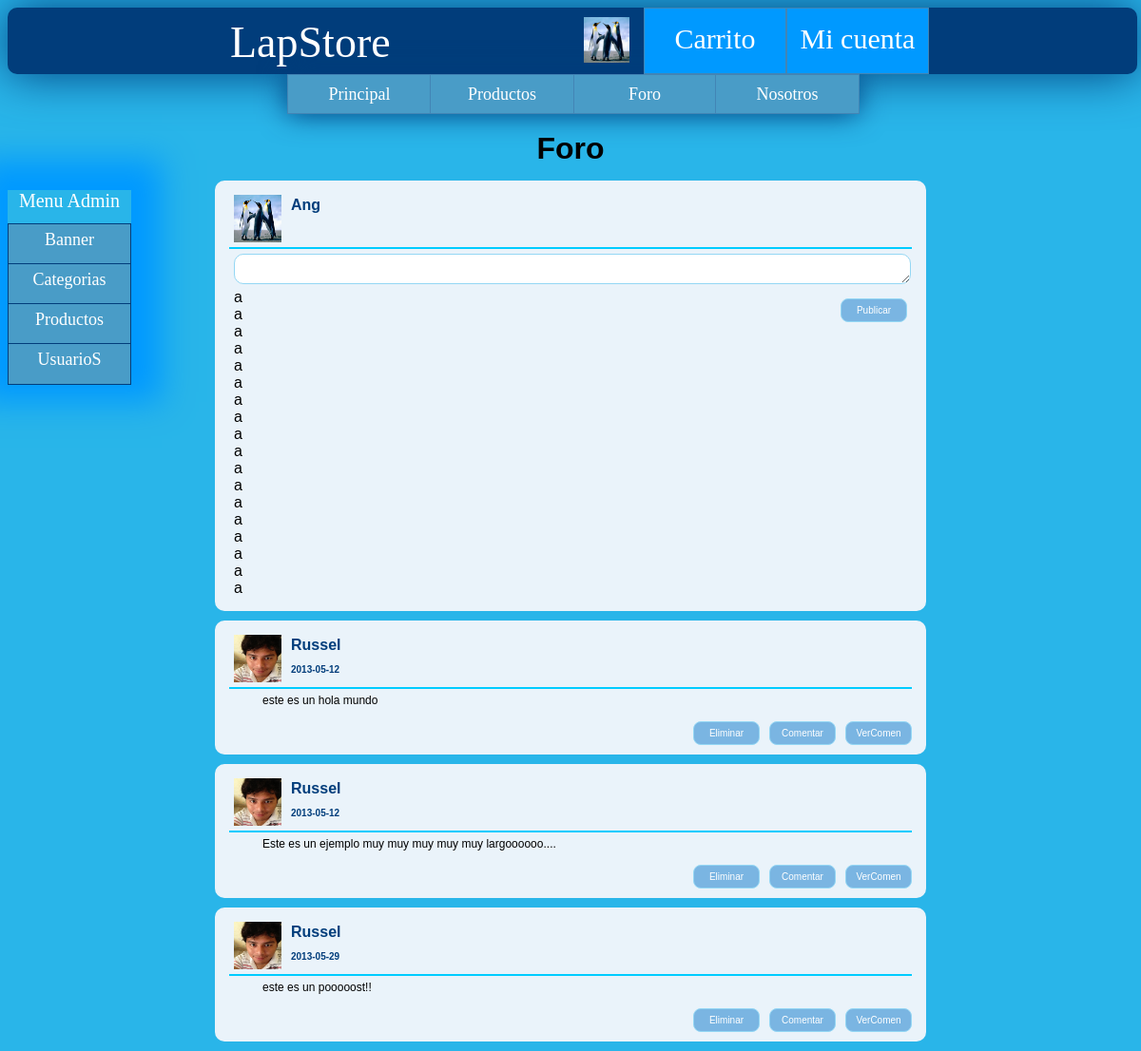
The page /foro.php (signed in) on the database as committed earlier.
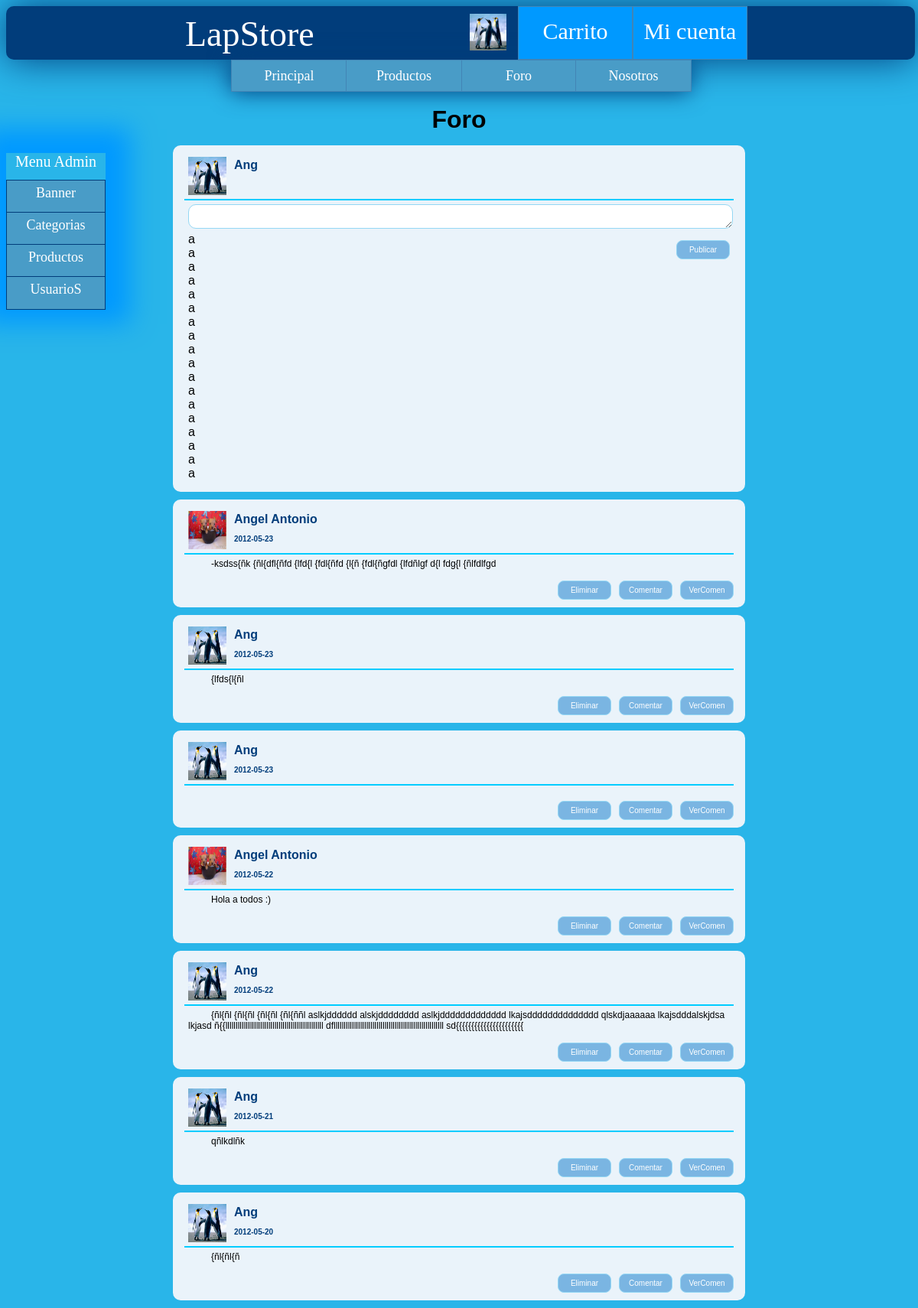
The same page on the database as committed later.
### tables this page shows
CREATE TABLE IF NOT EXISTS `post` (
  `postId` int(11) NOT NULL AUTO_INCREMENT,
  `usuarioId` int(11) NOT NULL,
  `articulo` varchar(1000) DEFAULT NULL,
  `fecha` date DEFAULT NULL,
  `idTema` int(11) NOT NULL,
  PRIMARY KEY (`postId`),
  KEY `usuarioId` (`usuarioId`)
);

CREATE TABLE IF NOT EXISTS `usuarios` (
  `usuarioId` int(11) NOT NULL AUTO_INCREMENT,
  `email` varchar(80) NOT NULL,
  `nombre` varchar(20) DEFAULT NULL,
  `tipo` int(2) DEFAULT NULL,
  `apellido` varchar(20) DEFAULT NULL,
  `descripcion` varchar(1000) DEFAULT NULL,
  `edad` int(11) DEFAULT NULL,
  `sexo` varchar(1) DEFAULT NULL,
  `url_foto` varchar(80) DEFAULT NULL,
  `contrasenia` varchar(15) DEFAULT NULL,
  PRIMARY KEY (`usuarioId`)
);

### include_php/DB/conexionGeneral.php (called while the page is built, shortened)
<?php
    function selecionarBD($conexion) {
        return mysql_select_db($GLOBALS["base_datos"], $conexion);
    }
    function ejecutarConsulta($query,$onexion) {
        return mysql_query($query, $onexion);
    }
    function cerrarConexion($conexion) {
        return @mysql_close($conexion);
    }
?>

### include_php/DB/foroDB.php (called while the page is built, shortened)
<?php
    include_once 'conexionGeneral.php';
    function obtenerTodosPost(){
        $conexion=abrirConexion();
        $sql = "SELECT * FROM post ORDER BY postId DESC";
        $resultado_peticion = ejecutarConsulta($sql,$conexion);
        $indice=0;
        $posts = array();
        while ($fila = mysql_fetch_array($resultado_peticion)){
            $indice++;
            $posts[$indice]=$fila;
        }
        return $posts;
    }
?>

### include_php/DB/usuarioDB.php (called while the page is built, shortened)
<?php
    include_once 'conexionGeneral.php';
    function obtenerUsuarioPorId($usuarioId){
        $conexion=abrirConexion();
        $sql = "SELECT * FROM usuarios WHERE usuarioId ='".mysql_real_escape_string($usuarioId)."'";
        $resultado_peticion = ejecutarConsulta($sql,$conexion);
        while ($fila = mysql_fetch_array($resultado_peticion)) {
            return $fila;
        }
        return $fila;
    }
    ?>

### include_php/_gestion_foro.php (the view, shortened to what this page needs)
<?php
include_once 'DB/foroDB.php';
include_once 'DB/usuarioDB.php';
function listarPosts() {
    $SALTO = "\n";
    $posts = obtenerTodosPost();
    $cadena_post = "";
    foreach ($posts as $post) {
        $usuarioPost = obtenerUsuarioPorId($post['usuarioId']);
        $cadena_post .= '<div class="marco">' . $SALTO;
        $cadena_post .= '    <div id="info_usuario">' . $SALTO;
        $cadena_post .= '        <img src="' . $usuarioPost['url_foto'] . '" alt="icono del usuario"/>' . $SALTO;
        $cadena_post .= '        <span class="usuario">' . $usuarioPost['nombre'] . '</span>' . $SALTO;
        $cadena_post .= '        <span class="fecha">' . $post['fecha'] . '</span>' . $SALTO;
        $cadena_post .= '    </div>' . $SALTO;
        $cadena_post .= '    <div class="articulo">' . $SALTO;
        $cadena_post .= '        <p>' . $post['articulo'] . '</p>' . $SALTO;
        $cadena_post .= '    </div>' . $SALTO;
        $cadena_post .= '       <input type="button" class="boton"  id="verComentario" value="VerComen" onclick="MostrarConsulta(\'respuestas' . $post['postId'] . '\',\'verPostCompleto.php?postId=' . $post['postId'] . '\'); return false" />';
        $cadena_post .= "   <input type=\"button\" class=\"boton\"  id=\"agregar_repost\" value=\"Comentar\" onclick=\"show('nuevo_repost" . $post['postId'] . "','".$post['postId']."')\"/>";
        if ($post['usuarioId'] == $_SESSION['usuarioId'] || $_SESSION['tipo'] == 1) {
            $cadena_post .= "<form action='" . $_SERVER['PHP_SELF'] . "' method='post' >" . $SALTO;
            $cadena_post .= '    <input type="hidden" name="id_post" value="' . $post['postId'] . '"/>' . $SALTO;
            $cadena_post .= '    <input type="hidden" name="id_usuario" value="' . $post['usuarioId'] . '"/>' . $SALTO;
            $cadena_post .= '    <input type="submit" class="boton"  onclick="return confirmarEliminacion()" name="eliminar_post" value="Eliminar"/>' . $SALTO;
            $cadena_post .= '</form>' . $SALTO;
        }
        $cadena_post .= '    <div class="clearboth"></div>' . $SALTO;
        $cadena_post .= '<div class="respuestas" id="respuestas' . $post['postId'] . '">' . $SALTO;
        $cadena_post .= generarFormRespuesta($post['postId']);
        $cadena_post .= '</div>' . $SALTO;
        $cadena_post .= '</div>' . $SALTO;
    }
    return $cadena_post;
}
function generarFormRespuesta($postId) {
    $SALTO = "\n";
    $cadena_responderPost = '  <div class="marco_interno" id="nuevo_repost' . $postId . '" style="display:none;">' . $SALTO;
    $cadena_responderPost .= '<a name="Responder"></a>';
    $cadena_responderPost .= '      <form action="foro.php" method="post" >' . $SALTO;
    $cadena_responderPost .= '          <div id="info_usuario">' . $SALTO;
    $cadena_responderPost .= '              <img src="' . $_SESSION['foto'] . '" alt="icono del usuario"/>' . $SALTO;
    $cadena_responderPost .= '              <span class="usuario">' . $_SESSION["nombre"] . '</span>' . $SALTO;
    $cadena_responderPost .= '              <input type="hidden" name="usuarioId" value="' . $_SESSION["usuarioId"] . '" />' . $SALTO;
    $cadena_responderPost .= '              <input type="hidden" name="postId" value="' . $postId . '" />' . $SALTO;
    $cadena_responderPost .= '              <div class="clearboth"></div>' . $SALTO;
    $cadena_responderPost .= '          </div>' . $SALTO;
    $cadena_responderPost .= '          <div class="articulo_nuevo">' . $SALTO;
    $cadena_responderPost .='               <input type="hidden" name="postId" value="' . $postId . '"/>' . $SALTO;
    $cadena_responderPost .= '              <textarea id="comen_post'.$postId.'" name="comen_repost"></textarea>' . $SALTO;
    $cadena_responderPost .= '              <input type="submit" class="boton"  id="agregar_repost" name="agregar_repost" value="Responder"/> ' . $SALTO;
    $cadena_responderPost .= '          </div>' . $SALTO;
    $cadena_responderPost .= '      </form>' . $SALTO;
    $cadena_responderPost .= '      <div class="clearboth"></div>' . $SALTO;
    $cadena_responderPost .= '  </div>' . $SALTO;
    return $cadena_responderPost;
}
?>

### foro.php (shortened to what this page needs)
<?php
include_once ('include_php/_gestion_plantilla.php');
include_once ('include_php/_gestion_foro.php');
?>
<!DOCTYPE html PUBLIC "-//W3C//DTD XHTML 1.0 Transitional//EN" "http://www.w3.org/TR/xhtml1/DTD/xhtml1-transitional.dtd">
<html xmlns="http://www.w3.org/1999/xhtml">
    <head>
        <link href="css/css_plantilla.css" rel="stylesheet" type="text/css" />
        <link href="css/css_foro.css" rel="stylesheet" type="text/css" />
        <?php
        echo agregarCSSkMenuAdmin();
        ?>
    </head>
    <body>
        <div class="encabezado">
            <?php
            echo generarEncabezadoHTML();
            echo generarMenu();
            echo generarMenuAdmin();
            ?>
        </div>
        <div class="contenido" >
            <h1>Foro</h1>
            <div class="marco" id="nuevo_post">
                <form action="<?php echo $_SERVER["PHP_SELF"]; ?>" method="post" >
                    <div id="info_usuario">
                        <img src="<?php echo $_SESSION['foto'] ?>" alt="icono del usuario"/>
                        <span class="usuario"><?php echo $_SESSION["nombre"] ?></span>
                    </div>
                    <div class="articulo_nuevo">
                        <textarea id="comen_post" name="comen_post"></textarea>
                        <input type="submit" class="boton"  id="agregar_post" name="agregar_post" value="Publicar"/>a<br/>a<br/>a<br/>a<br/>a<br/>a<br/>a<br/>a<br/>a<br/>a<br/>a<br/>a<br/>a<br/>a<br/>a<br/>a<br/>a<br/>a<br/>
                    </div>
                </form>
            </div>
            <?php
            echo listarPosts();
            ?>
        </div>
    </body>
</html>

### include_php/_gestion_plantilla.php (shortened to what this page needs)
<?php
function generarEncabezadoHTML() {
    return '
            <div class="mini_perfil">
                <div class="slogan"><a href="principal.php">LapStore</a></div>
                <ul>
					'.
                    '<li class="verPerfil"><a  href ="#">Mi cuenta</a>
                    	<ul>
	                        <li class="verPerfil"><a href="actualizar_perfil.php">Modificar</a></li>
                            <li class="verPerfil"><a href="preferencias.php">Preferencias</a></li>
	                    	<li ><a href="include_php/logout.php">Logout</a></li>
                        </ul>
					</li>
                    <li class="verCarrito"><a href="carrito.php">Carrito</a></li>
                    <li><img src="' . $_SESSION['foto'] . '" alt="imagen usuario"/></li>
                </ul>
            </div>
            <div class="clearboth"></div>
            ';
}
function generarMenu() {
    return '            <div class="menu">
                <ul>
                    <li><a  href="principal.php">Principal</a></li>
                    <li class="categoria"><a href="categoria.php">Productos</a>'
            . listarCategoriasMenu() .
            '</li>
                    <li><a href="foro2.php">Foro</a></li>
                    <li><a href="acerca.php">Nosotros</a></li>
                </ul>
                <div class="clearboth"></div>
            </div> ';
}
function generarMenuAdmin() {
    if ($_SESSION['tipo'] == 1) {
        return '
                    <div id="menu_adm">
					<span id="t_menu">Menu Admin</span>
                <ul>
                    <li><a href="adm_actualizar_banner.php">Banner</a></li>
                    <li>
                        <a href="adm_categoria_lista.php">Categorias</a>
                    </li>
                    <li>
                        <a href="adm_producto_lista.php">Productos</a>
                    </li>
                    <li>
                        <a href="adm_usuarios_lista.php">UsuarioS</a>
                    </li>
                </ul>
            </div>';
    } else {
        return '';
    }
}
function agregarCSSkMenuAdmin() {
    if ($_SESSION['tipo'] == 1) {
        return '<link href="css/css_menu_adm.css" rel="stylesheet" type="text/css" />';
    } else {
        return '';
    }
}
?>

### css/css_plantilla.css (style rules this page uses)
body { overflow-y:scroll; background:#29B5E9; font-family:Arial, Helvetica, sans-serif; }
p,h1,form,table,label,input,div,textarea,select,li,ul { border:0;margin:0;padding:0; }
ul { list-style:none; }
h1 { text-align:center; margin:10px 0px 0px 0px; font-size:32px; padding-bottom:5px; }
a { text-decoration:none; }
input,textarea,select { border:#94D7F4 1px solid; height:30px; margin:0 0 5px 0; padding:5px; color:#29B5E9; font-size:15px; border-radius:10px; -moz-border-radius:10px; -webkit-border-radius:10px; }
textarea { font-family:Arial, Helvetica, sans-serif; height:60px; min-width:200px; min-height:60px; max-width:200px; max-height:60px; }
div.encabezado { background:#013D7B; height:70px; width:99%; color:#FFF; font-family:"Bauhaus 93", "Comic Sans MS"; font-size:30px; position:fixed !important; -webkit-box-shadow:0px 0 50px #013D7B; -moz-box-shadow:0px 0 50px #013D7B; box-shadow:0px 0 50px #013D7B; border-radius:10px; -moz-border-radius:10px; -webkit-border-radius:10px; z-index:10; }
div.mini_perfil { width:750px; margin:auto; }
div.mini_perfil ul li { text-align:center; float:right; position:relative; }
div.mini_perfil ul li img { padding: 10px 15px 0px 15px; width:48px; height:48px; }
div.mini_perfil ul li a { color:#FFF; background:#09F; border:#4285B5 1px solid; width:148px; height:53px; padding:15px 0px 0px 0px; display:block; }
div.slogan { height:60px; font-size:46px; float:left; }
div.slogan a { text-decoration: none; color:#FFF; width:190px; height:58px; padding:10px 0px 0px 15px; display:block; }
div.menu { z-index:10; font-size:18px; margin:auto; width:600px; -webkit-box-shadow:0px 0 30px #013D7B; -moz-box-shadow:0px 0 30px #013D7B; box-shadow:0px 0 30px #013D7B; }
div.menu ul { width: 100%; text-align:center; }
div.menu ul li { background:#499CC7; font-weight:bold; float:left; width: 25%; }
div.menu ul li.categoria { border-collapse: collapse; position:relative; }
div.menu ul li a { border-collapse: collapse; border:1px #4285B5 solid; color:#FFF; background:#499CC7; font-weight:100; padding:10px 0px 2px 0px; width: 100%; height:28px; display:block; overflow:hidden; }
div.contenido { margin:auto; padding-top:120px; width:748px; }
div.marco { background:#eaf3fa; margin:auto; margin-top:10px; margin-bottom:10px; overflow:hidden; padding:15px; border-radius:10px; -moz-border-radius:10px; -webkit-border-radius:10px; }
.boton { margin:10px 0 0 10px; width:150px; height:30px; background: #7AB5E2; padding: 5px 10px; color: white; font-size: 16px; text-decoration: none; vertical-align: middle; -webkit-border-radius: 8px; -moz-border-radius: 8px; border-radius: 8px; }
img[alt] { font-size: 9px; }
#menu_adm { -webkit-box-shadow:0px 0 50px #FFF; -moz-box-shadow:0px 0 50px #FFF; box-shadow:0px 0 50px #FFF; box-shadow: 0px 0px 32px 32px #0099FF; }

### css/css_foro.css (style rules this page uses)
div.marco { padding:10px 15px 10px 15px; margin:10px 0px 10px 0px; }
div.marco p { font-size:12px; }
#info_usuario { height:50px; padding:5px; border-bottom:2px solid #0CF; }
#info_usuario img { width:50px; height:50px; float:left; }
span { color:#013D7B; font-weight:bold; padding:2px 2px 2px 60px; display:block; }
span.usuario { height:25px; }
span.fecha { font-size:10px; height:25px; }
div.articulo { font-size:16px; text-indent:30px; padding:5px; }
div.articulo_nuevo { padding:5px; }
textarea { max-width:700px; min-width:700px; max-height:20px; min-height:20px; padding:5px; color:#29B5E9; font-size:12px; }
input.boton { width:70px; height:25px; font-size:10px; float:right; }

### css/css_menu_adm.css (style rules this page uses)
ul,a { margin: 0px; padding: 0px; outline: 0; }
#menu_adm { position:fixed; top:200px; text-align: center; font-size: 18px; width: 130px; }
#t_menu { margin:0px; padding:0px; font-size:20px !important; font-weight:100!important; color:#FFF!important; }
#menu_adm ul { list-style-type: none; }
#menu_adm ul li { width: 130px; height:30px; margin-top: 12px; }
#menu_adm ul li a { border: #013D7B solid thin; display: block; border-collapse: collapse; text-decoration: none; color: #fff; height: 100%; background: #499CC7; padding:6px; position: relative; }
#menu_adm ul li a { display: block!important; display: none; position: relative; }

Rows that differ between the two databases and show on the page:
removed post: usuarioId.url_foto (picture), usuarioId.nombre "Russel", fecha "2013-05-12", articulo "este es un hola mundo"
removed post: usuarioId.url_foto (picture), usuarioId.nombre "Russel", fecha "2013-05-12", articulo "Este es un ejemplo muy muy muy muy muy largoooooo...."
removed post: usuarioId.url_foto (picture), usuarioId.nombre "Russel", fecha "2013-05-29", articulo "este es un pooooost!!"
added post: usuarioId.url_foto (picture), usuarioId.nombre "Angel Antonio", fecha "2012-05-23", articulo "-ksdss{ñk {ñl{dfl{ñfd {lfd{l {fdl{ñfd {l{ñ {fdl{ñgfdl {lfdñlgf d{l fdg{l {ñlfdlfgd"
added post: usuarioId.url_foto (picture), usuarioId.nombre "Ang", fecha "2012-05-23", articulo "{lfds{l{ñl"
added post: usuarioId.url_foto (picture), usuarioId.nombre "Ang", fecha "2012-05-23"
added post: usuarioId.url_foto (picture), usuarioId.nombre "Angel Antonio", fecha "2012-05-22", articulo "Hola a todos :)"
added post: usuarioId.url_foto (picture), usuarioId.nombre "Ang", fecha "2012-05-22", articulo "{ñl{ñl {ñl{ñl {ñl{ñl {ñl{ññl aslkjdddddd alskjdddddddd aslkjddddddddddddd lkajsdddddddddddddd qlskdjaaaaaa lkajsdddalskjdsa lkjasd ñ{{llllllllllllllllllllllllllllllllllllllllllllllll dfllllllllllllllllllllllllllllllllllllllllllllllllllllll sd{{{{{{{{{{{{{{{{{{{{{{"
added post: usuarioId.url_foto (picture), usuarioId.nombre "Ang", fecha "2012-05-21", articulo "qñlkdlñk"
added post: usuarioId.url_foto (picture), usuarioId.nombre "Ang", fecha "2012-05-20", articulo "{ñl{ñl{ñ"
